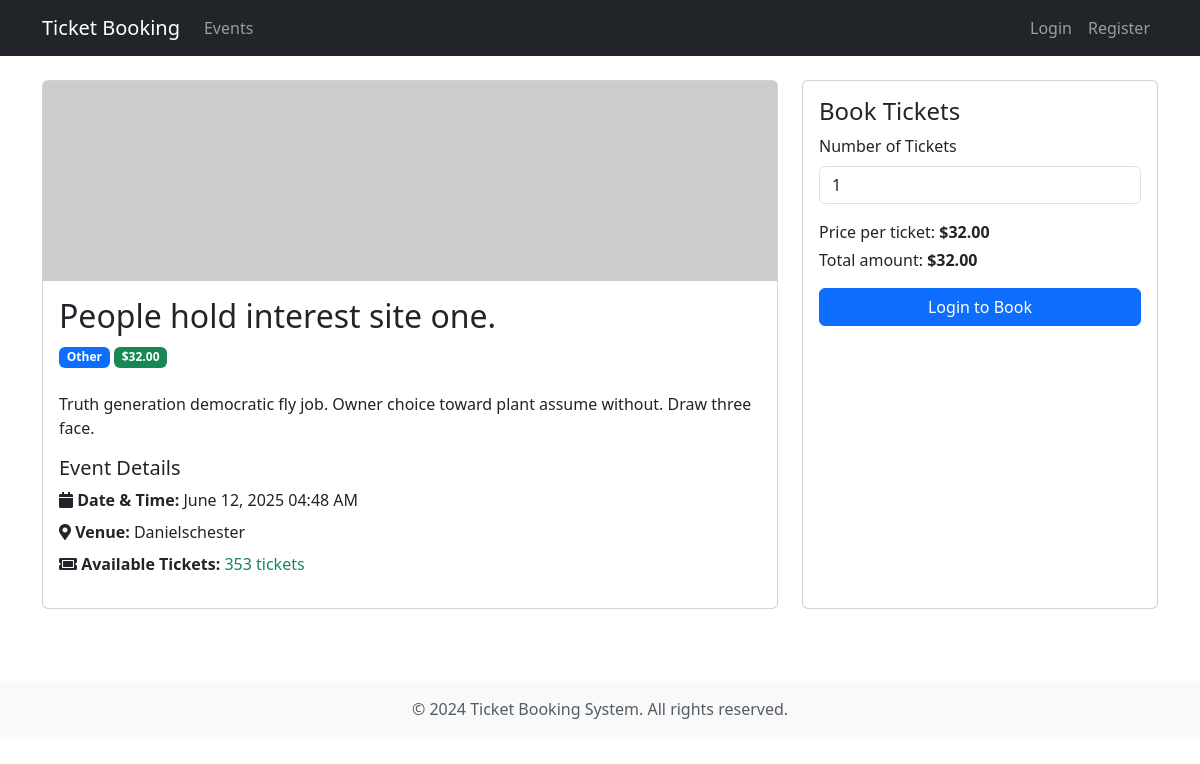
Screenshot of /events/7 with the database file from the repository.
### app/models/event.py (models this page shows, shortened)
class Event(db.Model):
    __tablename__ = "events"
    id = db.Column(db.Integer, primary_key=True)
    title = db.Column(db.String(200), nullable=False)
    description = db.Column(db.Text)
    status = db.Column(db.String(50), default="draft")
    venue = db.Column(db.String(200), nullable=False)
    event_date = db.Column(db.DateTime, nullable=False)
    total_tickets = db.Column(db.Integer, nullable=False)
    available_tickets = db.Column(db.Integer, nullable=False)
    price = db.Column(db.Float, nullable=False)
    category = db.Column(db.String(50))
    image_url = db.Column(db.String(500))
    is_active = db.Column(db.Boolean, default=True)
    created_at = db.Column(db.DateTime, default=datetime.utcnow)
    updated_at = db.Column(
        db.DateTime, default=datetime.utcnow, onupdate=datetime.utcnow
    )
    tickets = db.relationship("Ticket", backref="event", lazy=True)

### app/routes/events.py (the view)
@events_bp.route("/<int:event_id>")
def detail(event_id):
    event = Event.query.get_or_404(event_id)
    form = BookingForm()
    return render_template("events/detail.html", event=event, form=form)

### app/forms/booking.py
class BookingForm(FlaskForm):
    quantity = IntegerField("Number of Tickets", default=1)
    submit = SubmitField("Book Now")
    def __init__(self, max_tickets=10, *args, **kwargs):
        super().__init__(*args, **kwargs)
        self.quantity.validators = [
            DataRequired(),
            NumberRange(min=1, max=max_tickets, message=f"You can book between 1 and {max_tickets} tickets"),
        ]

### app/routes/auth.py (called while the page is built)
@auth_bp.before_app_request
def before_request():
    if current_user.is_authenticated and not current_user.is_confirmed \
        and request.blueprint != 'auth' \
        and request.endpoint != 'static':
        return redirect(url_for('auth.unconfirmed'))

### app/utils/filters.py (called while the page is built)
def format_price(value):
    return f"${value:,.2f}"

### app/templates/events/detail.html (shortened to what this page needs)
{% extends "base.html" %}
{% block content %}
<div class="row">
    <div class="col-md-8 mb-4">
        <div class="card h-100">
            {% if event.image_url %}
            <img src="{{ event.image_url }}" class="card-img-top event-image" alt="{{ event.title }}">
            {% else %}
            <img src="{{ url_for('static', filename='images/default-event.jpg') }}" class="card-img-top event-image"
                alt="Default Event Image">
            {% endif %}
            <div class="card-body">
                <h2 class="card-title">{{ event.title }}</h2>
                <div class="mb-4">
                    <span class="badge bg-primary">{{ event.category }}</span>
                    <span class="badge bg-success">{{ event.price | format_price }}</span>
                </div>
                <p class="card-text">{{ event.description }}</p>
                <div class="mb-3">
                    <h5>Event Details</h5>
                    <ul class="list-unstyled">
                        <li class="mb-2">
                            <i class="fas fa-calendar"></i>
                            <strong> Date & Time: </strong>
                            {{ event.event_date.strftime('%B %d, %Y %I:%M %p') }}
                        </li>
                        <li class="mb-2">
                            <i class="fas fa-map-marker-alt"></i>
                            <strong> Venue: </strong>
                            {{ event.venue }}
                        </li>
                        <li class="mb-2">
                            <i class="fas fa-ticket-alt"></i>
                            <strong> Available Tickets: </strong>
                            {% if event.available_tickets > 0 %}
                            <span class="text-success">{{ event.available_tickets }} tickets</span>
                            {% else %}
                            <span class="text-danger">Sold Out</span>
                            {% endif %}
                        </li>
                    </ul>
                </div>
            </div>
        </div>
    </div>
    <div class="col-md-4 mb-4">
        <div class="card h-100">
            <div class="card-body">
                <h4 class="card-title">Book Tickets</h4>
                {% if event.available_tickets > 0 %}
                <form method="POST" action="{{ url_for('booking.create_booking', event_id=event.id) }}">
                    <div class="mb-3">
                        <label for="quantity" class="form-label">Number of Tickets</label>
                        {{ form.quantity(class="form-control", id="quantity", min=1, max=event.available_tickets) }}
                    </div>
                    <div class="mb-3">
                        <p class="mb-1">Price per ticket: <strong>{{ event.price | format_price }}</strong></p>
                        <p class="mb-1">Total amount: <strong id="total-amount">{{ event.price | format_price
                                }}</strong></p>
                    </div>
                    <div class="d-grid">
                        {% if current_user.is_authenticated %}
                        <button type="submit" class="btn btn-primary">Book Now</button>
                        {% else %}
                        <a href="{{ url_for('auth.login', next=request.path) }}" class="btn btn-primary">Login to
                            Book</a>
                        {% endif %}
                    </div>
                </form>
                {% else %}
                <div class="alert alert-danger">
                    Sorry, this event is sold out.
                </div>
                {% endif %}
            </div>
        </div>
    </div>
</div>
{% endblock %}
{% block extra_css %}
<link rel="stylesheet" href="https://cdnjs.cloudflare.com/ajax/libs/font-awesome/5.15.4/css/all.min.css">
{% endblock %}

### app/static/css/style.css (style rules this page uses)
body { min-height: 100vh; display: flex; flex-direction: column; }
.card { transition: transform 0.2s; }
.card-img-top { height: 200px; object-fit: cover; }

### app/templates/events/detail.html (style rules this page uses)
.event-image { height: 200px; object-fit: cover; width: 100%; border-top-left-radius: .25rem; border-top-right-radius: .25rem; }

### rows the page displays
Event: title "People hold interest site one.", category "Other", price "$32.00", description "Truth generation democratic fly job. Owner choice toward plant assume without. Draw three face.", event_date "June 12, 2025 04:48 AM", venue "Danielschester", available_tickets "353"
